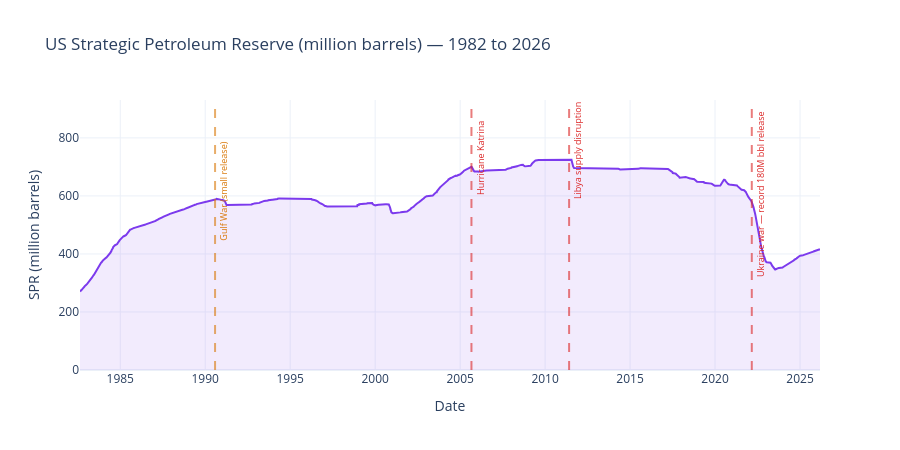

Notebook cell for this chart:
### Markdown cell above
## 3. The Strategic Petroleum Reserve — Policy Tool

### Code cell
# SPR history — created 1975 after the Arab oil embargo
spr = us_stocks_weekly[['us_stocks_spr']].dropna()

fig = go.Figure()
fig.add_trace(go.Scatter(
    x=spr.index, y=spr['us_stocks_spr'],
    mode='lines', name='SPR (million barrels)',
    fill='tozeroy', fillcolor='rgba(124,58,237,0.1)',
    line=dict(color='#7C3AED', width=2)
))

# Major SPR releases
spr_events = [
    ('1990-08', 'Gulf War (small release)', '#D97706'),
    ('2005-09', 'Hurricane Katrina',        '#DC2626'),
    ('2011-06', 'Libya supply disruption',  '#DC2626'),
    ('2022-03', 'Ukraine war — record\n180M bbl release', '#DC2626'),
]
for dt, label, color in spr_events:
    fig.add_vline(x=dt, line_dash='dash', line_color=color, opacity=0.6)
    spr_val = spr.loc[spr.index >= pd.Timestamp(dt)].iloc[0]['us_stocks_spr'] if not spr.loc[spr.index >= pd.Timestamp(dt)].empty else 400
    fig.add_annotation(
        x=pd.Timestamp(dt), y=spr_val + 30,
        text=label, showarrow=False,
        textangle=-90, font=dict(size=9, color=color),
        xanchor='left'
    )

fig.update_layout(
    title='US Strategic Petroleum Reserve (million barrels) — 1982 to 2026',
    xaxis_title='Date', yaxis_title='SPR (million barrels)',
    template='plotly_white', height=450
)
fig.show()

### Figure 1 — Plotly figure (JSON) as saved in the notebook; plotly's stock layout.template omitted (floating-point values rounded to 4 significant figures; data arrays with more than 128 entries replaced by an {"elided": "..."} marker saying what was removed)
{"data": [{"fill": "tozeroy", "fillcolor": "rgba(124,58,237,0.1)", "line": {"color": "#7C3AED", "width": 2}, "mode": "lines", "name": "SPR (million barrels)", "type": "scatter", "x": {"elided": "2267 str values"}, "y": {"elided": "2267 float values"}}], "layout": {"annotations": [{"font": {"color": "#D97706", "size": 9}, "showarrow": false, "text": "Gulf War (small release)", "textangle": -90, "x": "1990-08-01T00:00:00", "xanchor": "left", "y": 616.7}, {"font": {"color": "#DC2626", "size": 9}, "showarrow": false, "text": "Hurricane Katrina", "textangle": -90, "x": "2005-09-01T00:00:00", "xanchor": "left", "y": 730.5}, {"font": {"color": "#DC2626", "size": 9}, "showarrow": false, "text": "Libya supply disruption", "textangle": -90, "x": "2011-06-01T00:00:00", "xanchor": "left", "y": 756.5}, {"font": {"color": "#DC2626", "size": 9}, "showarrow": false, "text": "Ukraine war — record\n180M bbl release", "textangle": -90, "x": "2022-03-01T00:00:00", "xanchor": "left", "y": 607.5}], "height": 450, "shapes": [{"line": {"color": "#D97706", "dash": "dash"}, "opacity": 0.6, "type": "line", "x0": "1990-08", "x1": "1990-08", "xref": "x", "y0": 0, "y1": 1, "yref": "y domain"}, {"line": {"color": "#DC2626", "dash": "dash"}, "opacity": 0.6, "type": "line", "x0": "2005-09", "x1": "2005-09", "xref": "x", "y0": 0, "y1": 1, "yref": "y domain"}, {"line": {"color": "#DC2626", "dash": "dash"}, "opacity": 0.6, "type": "line", "x0": "2011-06", "x1": "2011-06", "xref": "x", "y0": 0, "y1": 1, "yref": "y domain"}, {"line": {"color": "#DC2626", "dash": "dash"}, "opacity": 0.6, "type": "line", "x0": "2022-03", "x1": "2022-03", "xref": "x", "y0": 0, "y1": 1, "yref": "y domain"}], "title": {"text": "US Strategic Petroleum Reserve (million barrels) — 1982 to 2026"}, "xaxis": {"title": {"text": "Date"}}, "yaxis": {"title": {"text": "SPR (million barrels)"}}}}
